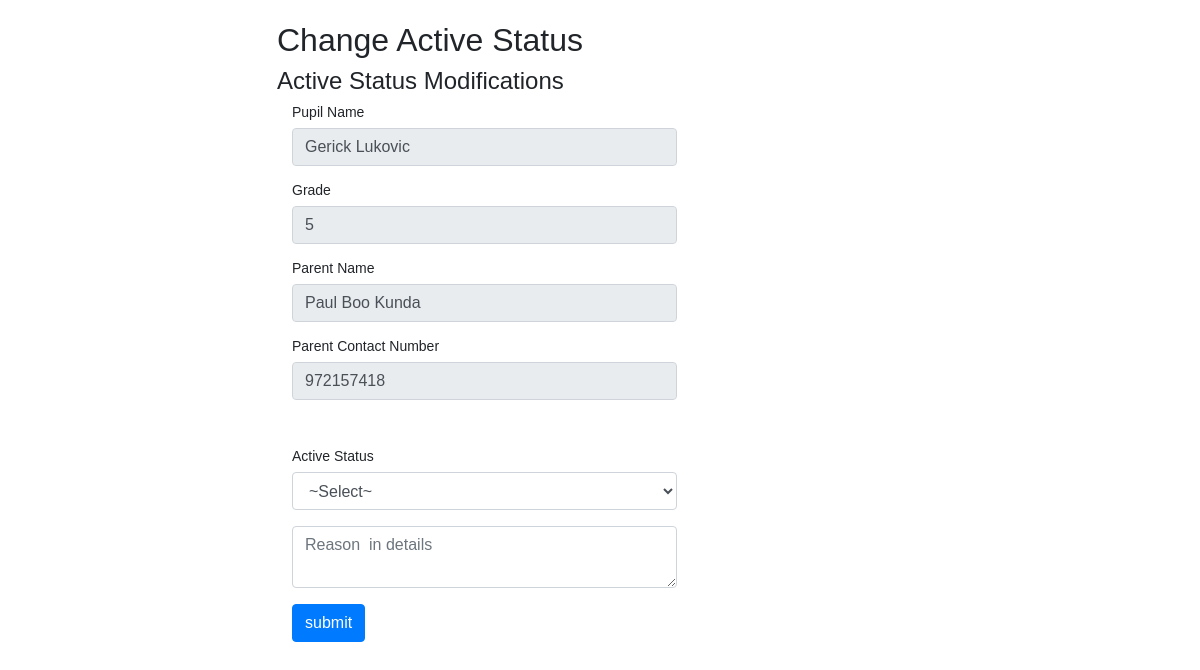
Page /teacher/activeStatus.php?id=3 on the committed database.
### tables this page shows
CREATE TABLE `pupil` (
  `pupilID` int(11) NOT NULL,
  `pupilName` varchar(50) NOT NULL,
  `parentID` int(11) NOT NULL,
  `dateOfBirth` varchar(10) NOT NULL,
  `grade` int(11) NOT NULL,
  `yearStarted` varchar(20) NOT NULL,
  `dateModified` date DEFAULT NULL,
  `activeStatus` varchar(20) DEFAULT 'active'
);

CREATE TABLE `parent` (
  `parentID` int(11) NOT NULL,
  `parentName` varchar(50) NOT NULL,
  `phoneNumber` varchar(20) NOT NULL,
  `address` varchar(20) NOT NULL,
  `dateCreated` varchar(100) NOT NULL
);

### teacher/activeStatus.php (the view, shortened to what this page needs)
<?php
    require_once "../includes/config.php";
    if(isset($_GET['id'])){
        $pupilID = $_GET['id'];
        $pupilName = '';
        $parentName = '';
        $parentPhoneNumber = '';
        $grade = '';
        $SQL = "SELECT * FROM pupil, parent WHERE pupil.pupilID = '$pupilID' AND pupil.parentID = parent.parentID";
        $results = mysqli_query($mysqli, $SQL);
        if(mysqli_num_rows($results) > 0){
            while($rows = mysqli_fetch_assoc($results)){
                $pupilName = $rows['pupilName'];
                $parentName = $rows['parentName'];
                $parentPhoneNumber = $rows['phoneNumber'];
                $grade = $rows['grade'];
            }
        }
    }
?>
<!DOCTYPE html>
<html lang="en">
<head>
<link rel="stylesheet" href="https://maxcdn.bootstrapcdn.com/bootstrap/4.0.0/css/bootstrap.min.css">
</head>
<body>
<div class="container">
    <div class="wrapper">
        <h2>Change Active Status</h2>
        <form class="form-group" action="" method="POST">
            <h4> Active Status Modifications </h4>
			<div class="col-sm-6">
                <label>Pupil Name</label>
				<input type="text" name="fullName" readonly value="<?php echo $pupilName; ?>" placeholder="Pupil" class="form-control">
			</div><br>
            <div class="col-sm-6">
                <label>Grade</label>
				<input type="text" readonly value="<?php echo $grade; ?>" placeholder="Grade" class="form-control">
			</div><br>
			<div class="col-sm-6">
               <label>Parent Name</label>
				<input type="text" name="parentName" readonly value="<?php echo $parentName; ?>" placeholder="Parent Name" class="form-control">
			</div>
			<br>
			<div class="col-sm-6">
            <label>Parent Contact Number</label>
				<input type="text" name="phoneNumber" readonly value="<?php echo $parentPhoneNumber; ?>" placeholder="Phone Number" class="form-control">
			</div>
			<br><br><br>
            <div class="col-sm-6">
            <label>Active Status</label>
                <select name="activeStatus" class="form-control" onChange="accountSelect(this)">
                        <option id="select">
                            ~Select~
                        </option>
                </select>
			</div><br>
            <div class="col-sm-6">
                <textarea name="reasonDetails" placeholder="Reason  in details" required class="form-control"></textarea>
            </div>
            <br>
            <div class="col-sm-6">
            <input class="btn btn-primary" type="submit" name="submit" value="submit" />
            </div>
        </form>
    </div>
</div>
</body>
</html>

### teacher/activeStatus.php (style rules this page uses)
body { font: 14px sans-serif; }
.wrapper { width: 850px; padding: 10px; margin-left: 20%; margin-top:1% }

### rows in the picture
pupil: fullName "Gerick Lukovic", grade "5", parentName "Paul Boo Kunda", phoneNumber "972157418"
